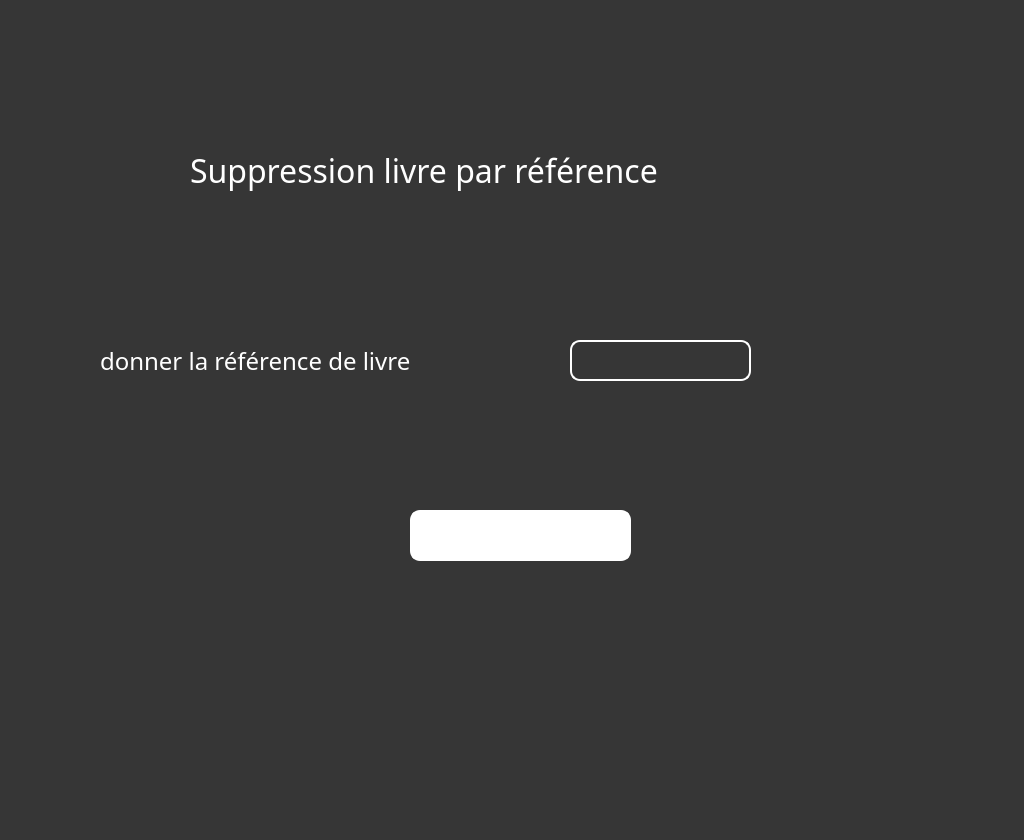
<?xml version="1.0" encoding="UTF-8"?>
<ui version="4.0">
 <class>suppression_livre_donne</class>
 <widget class="QWidget" name="suppression_livre_donne">
  <property name="geometry">
   <rect>
    <x>0</x>
    <y>0</y>
    <width>1024</width>
    <height>840</height>
   </rect>
  </property>
  <property name="maximumSize">
   <size>
    <width>1024</width>
    <height>840</height>
   </size>
  </property>
  <property name="font">
   <font>
    <pointsize>12</pointsize>
   </font>
  </property>
  <property name="windowTitle">
   <string>Form</string>
  </property>
  <property name="styleSheet">
   <string notr="true">background-color: rgb(54, 54, 54);
background-image: url(:/ressources/23.jpg);</string>
  </property>
  <widget class="QLabel" name="label">
   <property name="geometry">
    <rect>
     <x>100</x>
     <y>330</y>
     <width>381</width>
     <height>61</height>
    </rect>
   </property>
   <property name="font">
    <font>
     <family>Bahnschrift SemiLight</family>
     <pointsize>18</pointsize>
    </font>
   </property>
   <property name="styleSheet">
    <string notr="true">color: rgb(255, 255, 255);background:transparent;
color: rgb(255, 255, 255);

border-radius:10px</string>
   </property>
   <property name="text">
    <string>donner la référence de livre</string>
   </property>
  </widget>
  <widget class="QLineEdit" name="l1supplivre">
   <property name="geometry">
    <rect>
     <x>570</x>
     <y>340</y>
     <width>181</width>
     <height>41</height>
    </rect>
   </property>
   <property name="font">
    <font>
     <pointsize>12</pointsize>
    </font>
   </property>
   <property name="styleSheet">
    <string notr="true">color: rgb(255, 255, 255);
background:transparent;
color: rgb(255, 255, 255);
border:2px solid white;
border-radius:10px</string>
   </property>
  </widget>
  <widget class="QPushButton" name="psupplivre">
   <property name="geometry">
    <rect>
     <x>410</x>
     <y>510</y>
     <width>221</width>
     <height>51</height>
    </rect>
   </property>
   <property name="font">
    <font>
     <family>Bahnschrift SemiLight</family>
     <pointsize>16</pointsize>
    </font>
   </property>
   <property name="styleSheet">
    <string notr="true">color: rgb(255, 255, 255);
background-color: rgb(255, 255, 255);

color: rgb(255, 255, 255);
border:2px solid white;
border-radius:10px</string>
   </property>
   <property name="text">
    <string>supprimer</string>
   </property>
  </widget>
  <widget class="QLabel" name="label_2">
   <property name="geometry">
    <rect>
     <x>190</x>
     <y>150</y>
     <width>581</width>
     <height>41</height>
    </rect>
   </property>
   <property name="font">
    <font>
     <family>Andalus</family>
     <pointsize>24</pointsize>
    </font>
   </property>
   <property name="styleSheet">
    <string notr="true">color: rgb(255, 255, 255);
background:transparent;
color: rgb(255, 255, 255);

border-radius:10px</string>
   </property>
   <property name="text">
    <string>Suppression livre par référence</string>
   </property>
  </widget>
 </widget>
 <resources>
  <include location="ressources.qrc"/>
 </resources>
 <connections/>
</ui>
